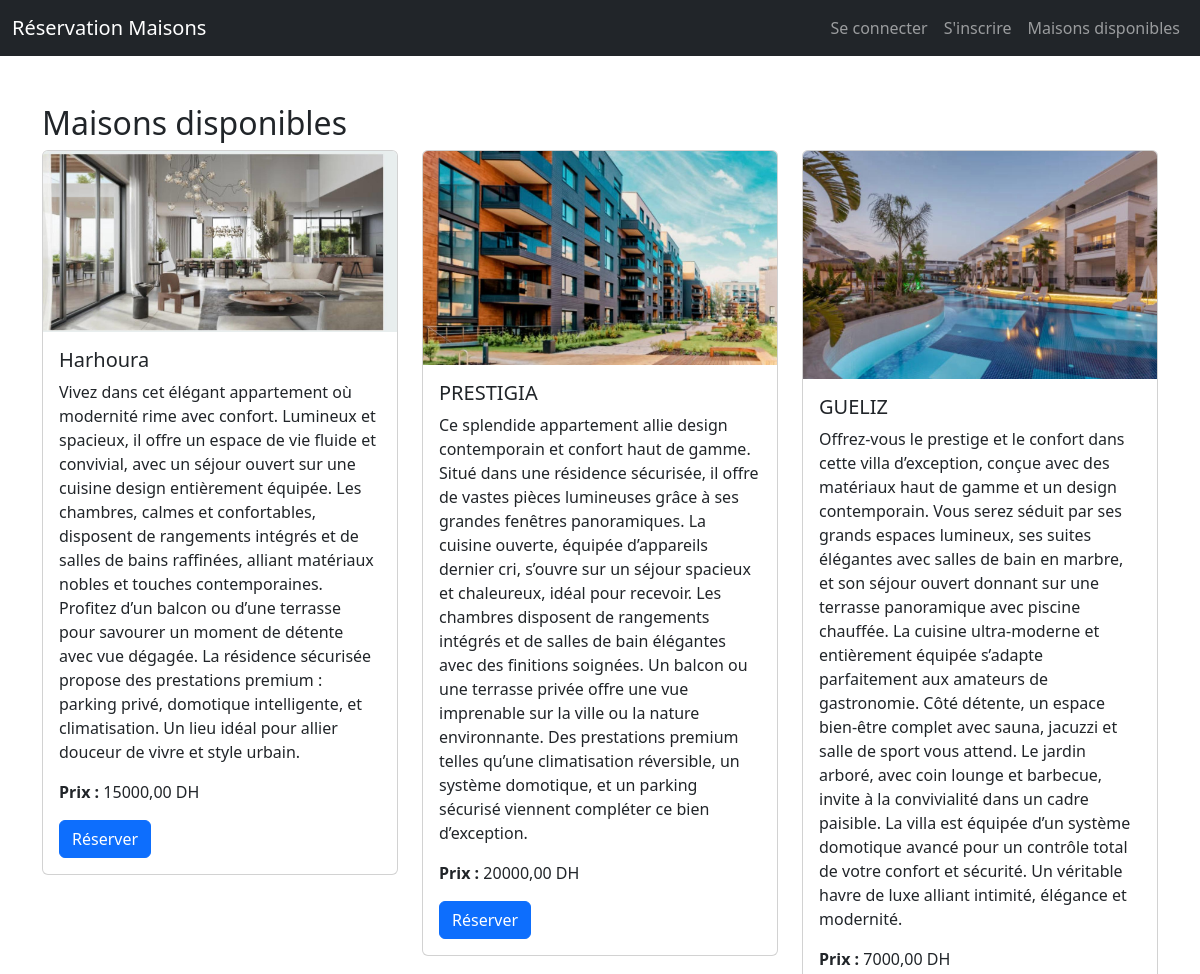
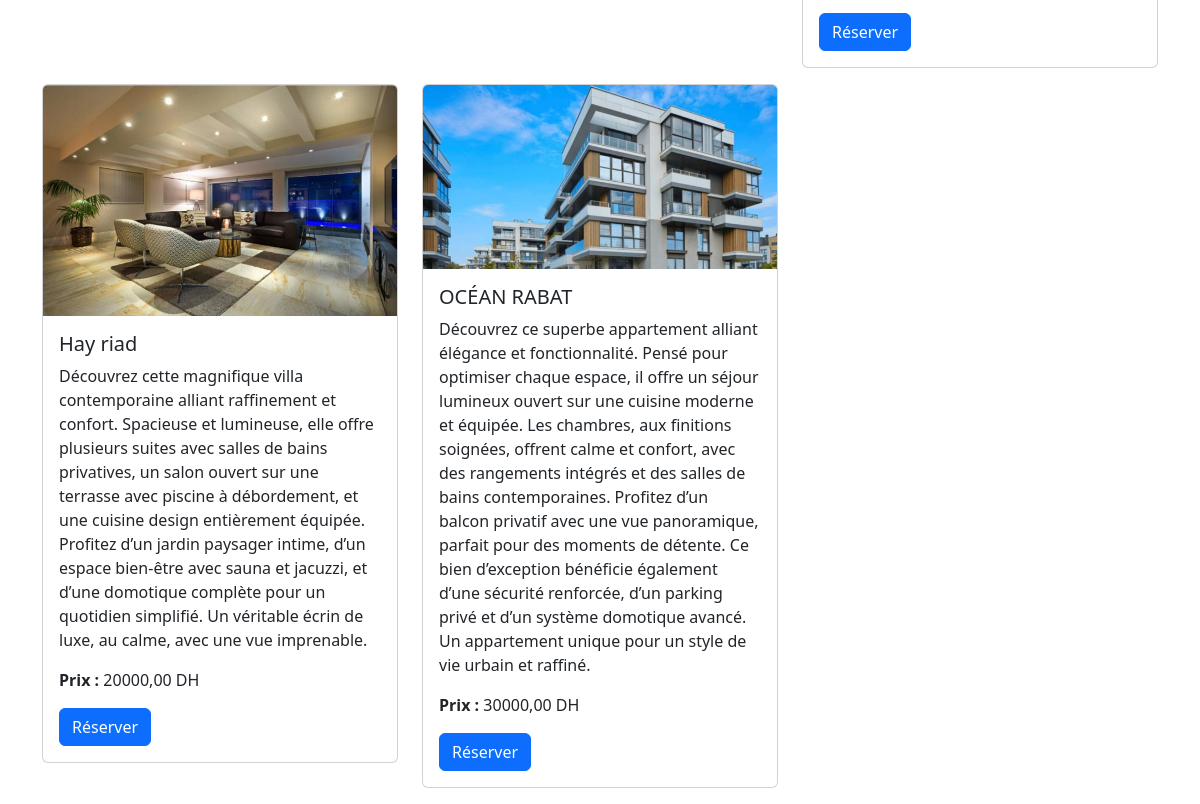
The page /liste_maisons/ (signed in) on the database its author committed (2 pictures, top to bottom).
### booking/models.py (models this page shows, shortened)
class Maison(models.Model):
    adresse = models.CharField(max_length=255)
    prix = models.DecimalField(max_digits=10, decimal_places=2)
    description = models.TextField(blank=True)
    image = models.ImageField(upload_to='maisons/', blank=True, null=True)

### booking/views.py (the view)
# urls.py: path('liste_maisons/', views.liste_maisons, name='liste_maisons'),
@login_required
def liste_maisons(request):
    maisons = Maison.objects.all()
    return render(request, 'booking/liste_maisons.html', {'maisons': maisons})

### booking/templates/booking/liste_maisons.html (shortened to what this page needs)
{% extends 'booking/base.html' %}
{% block content %}
<h2>Maisons disponibles</h2>
<div class="row">
    {% for maison in maisons %}
    <div class="col-md-4 mb-3">
        <div class="card">
            {% if maison.image %}
                <img src="{{ maison.image.url }}" class="card-img-top" alt="{{ maison.adresse }}">
            {% endif %}
            <div class="card-body">
                <h5 class="card-title">{{ maison.adresse }}</h5>
                <p class="card-text">{{ maison.description }}</p>
                <p class="card-text"><strong>Prix :</strong> {{ maison.prix }} DH</p>
                <a href="{% url 'reserver_maison' maison.id %}" class="btn btn-primary">Réserver</a>
            </div>
        </div>
    </div>
    {% empty %}
        <p>Aucune maison disponible pour le moment.</p>
    {% endfor %}
</div>
{% endblock %}

### booking/templates/booking/base.html (shortened to what this page needs)
<!DOCTYPE html>
<html lang="fr">
<head>
    <link href="https://cdn.jsdelivr.net/npm/bootstrap@5.3.0/dist/css/bootstrap.min.css" rel="stylesheet">
</head>
<body>
<nav class="navbar navbar-expand-lg navbar-dark bg-dark">
    <div class="container-fluid">
        <a class="navbar-brand" href="{% url 'home' %}">Réservation Maisons</a>
        <div class="collapse navbar-collapse" id="navbarNav">
            <ul class="navbar-nav ms-auto">
                <li class="nav-item"><a class="nav-link" href="{% url 'connexion_client' %}">Se connecter</a></li>
                <li class="nav-item"><a class="nav-link" href="{% url 'inscription_client' %}">S'inscrire</a></li>
                <li class="nav-item"><a class="nav-link" href="{% url 'liste_maisons' %}">Maisons disponibles</a></li>
            </ul>
        </div>
    </div>
</nav>
<div class="container mt-5">
    {% block content %}
    {% endblock %}
</div>
</body>
</html>

### rows shown on the page
Maison: image (picture), adresse "Harhoura", description "Vivez dans cet élégant appartement où modernité rime avec confort. Lumineux et spacieux, il offre un espace de vie fluide et convivial, avec un séjour ouvert sur une cuisine design entièrement équipée. Les chambres, calmes et confortables, disposent de rangements intégrés et de salles de bains raffinées, alliant matériaux nobles et touches contemporaines. Profitez d’un balcon ou d’une terrasse pour savourer un moment de détente avec vue dégagée. La résidence sécurisée propose des prestations premium : parking privé, domotique intelligente, et climatisation. Un lieu idéal pour allier douceur de vivre et style urbain.", prix "15000,00"
Maison: image (picture), adresse "PRESTIGIA", description "Ce splendide appartement allie design contemporain et confort haut de gamme. Situé dans une résidence sécurisée, il offre de vastes pièces lumineuses grâce à ses grandes fenêtres panoramiques. La cuisine ouverte, équipée d’appareils dernier cri, s’ouvre sur un séjour spacieux et chaleureux, idéal pour recevoir. Les chambres disposent de rangements intégrés et de salles de bain élégantes avec des finitions soignées. Un balcon ou une terrasse privée offre une vue imprenable sur la ville ou la nature environnante. Des prestations premium telles qu’une climatisation réversible, un système domotique, et un parking sécurisé viennent compléter ce bien d’exception.", prix "20000,00"
Maison: image (picture), adresse "GUELIZ", description "Offrez-vous le prestige et le confort dans cette villa d’exception, conçue avec des matériaux haut de gamme et un design contemporain. Vous serez séduit par ses grands espaces lumineux, ses suites élégantes avec salles de bain en marbre, et son séjour ouvert donnant sur une terrasse panoramique avec piscine chauffée. La cuisine ultra-moderne et entièrement équipée s’adapte parfaitement aux amateurs de gastronomie. Côté détente, un espace bien-être complet avec sauna, jacuzzi et salle de sport vous attend. Le jardin arboré, avec coin lounge et barbecue, invite à la convivialité dans un cadre paisible. La villa est équipée d’un système domotique avancé pour un contrôle total de votre confort…", prix "7000,00"
Maison: image (picture), adresse "Hay riad", description "Découvrez cette magnifique villa contemporaine alliant raffinement et confort. Spacieuse et lumineuse, elle offre plusieurs suites avec salles de bains privatives, un salon ouvert sur une terrasse avec piscine à débordement, et une cuisine design entièrement équipée. Profitez d’un jardin paysager intime, d’un espace bien-être avec sauna et jacuzzi, et d’une domotique complète pour un quotidien simplifié. Un véritable écrin de luxe, au calme, avec une vue imprenable.", prix "20000,00"
Maison: image (picture), adresse "OCÉAN RABAT", description "Découvrez ce superbe appartement alliant élégance et fonctionnalité. Pensé pour optimiser chaque espace, il offre un séjour lumineux ouvert sur une cuisine moderne et équipée. Les chambres, aux finitions soignées, offrent calme et confort, avec des rangements intégrés et des salles de bains contemporaines. Profitez d’un balcon privatif avec une vue panoramique, parfait pour des moments de détente. Ce bien d’exception bénéficie également d’une sécurité renforcée, d’un parking privé et d’un système domotique avancé. Un appartement unique pour un style de vie urbain et raffiné.", prix "30000,00"
